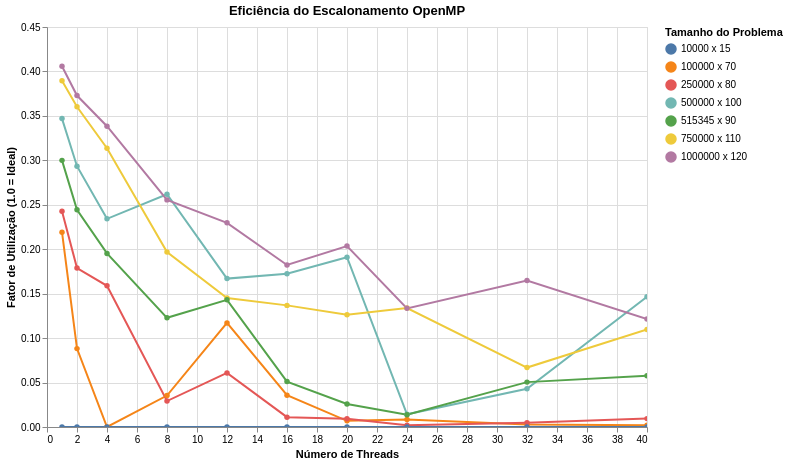

The notebook cell this image was saved under:
### Code cell
import altair as alt

util_chart = alt.Chart(df_hot_para).mark_line(point=True).encode(
    x=alt.X('threads:Q', title='Número de Threads'),
    y=alt.Y('Core Utilization Factor:Q', title='Fator de Utilização (1.0 = Ideal)'),
    color=alt.Color('problem_size:N', sort=problem_order, title='Tamanho do Problema'),
    tooltip=['problem_size', 'threads', 'Core Utilization Factor', 'CPU Time']
).properties(
    width=600, height=400,
    title='Eficiência do Escalonamento OpenMP'
).interactive()

util_chart

### Figure 1 — Vega-Lite specification as saved in the notebook (floating-point values rounded to 4 significant figures)
{"config": {"view": {"continuousWidth": 300, "continuousHeight": 300}}, "data": {"name": "data-0d64fdab71152df3f185af5a1de7b14d"}, "mark": {"type": "line", "point": true}, "encoding": {"color": {"field": "problem_size", "sort": ["10000 x 15", "100000 x 70", "250000 x 80", "500000 x 100", "515345 x 90", "750000 x 110", "1000000 x 120"], "title": "Tamanho do Problema", "type": "nominal"}, "tooltip": [{"field": "problem_size", "type": "nominal"}, {"field": "threads", "type": "quantitative"}, {"field": "Core Utilization Factor", "type": "quantitative"}, {"field": "CPU Time", "type": "quantitative"}], "x": {"field": "threads", "title": "Número de Threads", "type": "quantitative"}, "y": {"field": "Core Utilization Factor", "title": "Fator de Utilização (1.0 = Ideal)", "type": "quantitative"}}, "height": 400, "params": [{"name": "param_1e9efca18e7a2868", "select": {"type": "interval", "encodings": ["x", "y"]}, "bind": "scales"}], "title": "Eficiência do Escalonamento OpenMP", "width": 600, "$schema": "https://vega.github.io/schema/vega-lite/v6.1.0.json", "datasets": {"data-0d64fdab71152df3f185af5a1de7b14d": [{"problem_size": "500000 x 100", "threads": 1, "top_function": "LinearRegression::compute_XtX._omp_fn.0", "func_cpu_time": 0.866, "CPU Time": 0.896, "Elapsed Time": 2.583, "Instructions Retired": 5784000000.0, "CPI Rate": 0.4334, "Core Utilization Factor": 0.3469}, {"problem_size": "500000 x 100", "threads": 2, "top_function": "LinearRegression::compute_XtX._omp_fn.0", "func_cpu_time": 0.8109, "CPU Time": 0.891, "Elapsed Time": 1.518, "Instructions Retired": 5290000000.0, "CPI Rate": 0.4696, "Core Utilization Factor": 0.2934}, {"problem_size": "500000 x 100", "threads": 4, "top_function": "LinearRegression::compute_XtX._omp_fn.0", "func_cpu_time": 0.831, "CPU Time": 0.9461, "Elapsed Time": 1.01, "Instructions Retired": 5348000000.0, "CPI Rate": 0.4946, "Core Utilization Factor": 0.2342}, {"problem_size": "500000 x 100", "threads": 8, "top_function": "LinearRegression::compute_XtX._omp_fn.0", "func_cpu_time": 1.051, "CPU Time": 1.597, "Elapsed Time": 0.7623, "Instructions Retired": 5808000000.0, "CPI Rate": 0.7089, "Core Utilization Factor": 0.2619}, {"problem_size": "500000 x 100", "threads": 12, "top_function": "LinearRegression::compute_XtX._omp_fn.0", "func_cpu_time": 0.9361, "CPU Time": 1.302, "Elapsed Time": 0.6496, "Instructions Retired": 5370000000.0, "CPI Rate": 0.6317, "Core Utilization Factor": 0.167}, {"problem_size": "500000 x 100", "threads": 16, "top_function": "LinearRegression::compute_XtX._omp_fn.0", "func_cpu_time": 1.011, "CPU Time": 1.752, "Elapsed Time": 0.6348, "Instructions Retired": 5784000000.0, "CPI Rate": 0.7893, "Core Utilization Factor": 0.1725}, {"problem_size": "500000 x 100", "threads": 20, "top_function": "LinearRegression::compute_XtX._omp_fn.0", "func_cpu_time": 1.382, "CPU Time": 2.563, "Elapsed Time": 0.6708, "Instructions Retired": 5830000000.0, "CPI Rate": 1.148, "Core Utilization Factor": 0.191}, {"problem_size": "500000 x 100", "threads": 24, "top_function": "LinearRegression::compute_XtX._omp_fn.0", "func_cpu_time": 0.09511, "CPU Time": 0.2203, "Elapsed Time": 0.6426, "Instructions Retired": 563500000.0, "CPI Rate": 1.02, "Core Utilization Factor": 0.01428}, {"problem_size": "500000 x 100", "threads": 32, "top_function": "LinearRegression::compute_XtX._omp_fn.0", "func_cpu_time": 0.6658, "CPU Time": 0.8159, "Elapsed Time": 0.5935, "Instructions Retired": 2369000000.0, "CPI Rate": 0.8592, "Core Utilization Factor": 0.04296}, {"problem_size": "500000 x 100", "threads": 40, "top_function": "LinearRegression::compute_XtX._omp_fn.0", "func_cpu_time": 1.877, "CPU Time": 3.554, "Elapsed Time": 0.6069, "Instructions Retired": 5876000000.0, "CPI Rate": 1.62, "Core Utilization Factor": 0.1464}, {"problem_size": "750000 x 110", "threads": 1, "top_function": "LinearRegression::compute_XtX._omp_fn.0", "func_cpu_time": 1.632, "CPU Time": 1.712, "Elapsed Time": 4.394, "Instructions Retired": 10320000000.0, "CPI Rate": 0.4627, "Core Utilization Factor": 0.3896}, {"problem_size": "750000 x 110", "threads": 2, "top_function": "LinearRegression::compute_XtX._omp_fn.0", "func_cpu_time": 1.632, "CPU Time": 1.807, "Elapsed Time": 2.508, "Instructions Retired": 10350000000.0, "CPI Rate": 0.4867, "Core Utilization Factor": 0.3603}, {"problem_size": "750000 x 110", "threads": 4, "top_function": "LinearRegression::compute_XtX._omp_fn.0", "func_cpu_time": 1.797, "CPU Time": 2.132, "Elapsed Time": 1.7, "Instructions Retired": 10220000000.0, "CPI Rate": 0.5568, "Core Utilization Factor": 0.3136}, {"problem_size": "750000 x 110", "threads": 8, "top_function": "LinearRegression::compute_XtX._omp_fn.0", "func_cpu_time": 1.682, "CPU Time": 1.842, "Elapsed Time": 1.169, "Instructions Retired": 9740000000.0, "CPI Rate": 0.4935, "Core Utilization Factor": 0.1969}, {"problem_size": "750000 x 110", "threads": 12, "top_function": "LinearRegression::compute_XtX._omp_fn.0", "func_cpu_time": 1.582, "CPU Time": 1.747, "Elapsed Time": 1.003, "Instructions Retired": 9142000000.0, "CPI Rate": 0.4981, "Core Utilization Factor": 0.1451}, {"problem_size": "750000 x 110", "threads": 16, "top_function": "LinearRegression::compute_XtX._omp_fn.0", "func_cpu_time": 1.827, "CPU Time": 2.132, "Elapsed Time": 0.9741, "Instructions Retired": 10060000000.0, "CPI Rate": 0.5451, "Core Utilization Factor": 0.1368}, {"problem_size": "750000 x 110", "threads": 20, "top_function": "LinearRegression::compute_XtX._omp_fn.0", "func_cpu_time": 1.752, "CPU Time": 2.423, "Elapsed Time": 0.9597, "Instructions Retired": 9821000000.0, "CPI Rate": 0.6487, "Core Utilization Factor": 0.1262}, {"problem_size": "750000 x 110", "threads": 24, "top_function": "LinearRegression::compute_XtX._omp_fn.0", "func_cpu_time": 2.032, "CPU Time": 3.013, "Elapsed Time": 0.9382, "Instructions Retired": 9534000000.0, "CPI Rate": 0.8179, "Core Utilization Factor": 0.1338}, {"problem_size": "750000 x 110", "threads": 32, "top_function": "LinearRegression::compute_XtX._omp_fn.0", "func_cpu_time": 1.797, "CPU Time": 1.942, "Elapsed Time": 0.9077, "Instructions Retired": 6612000000.0, "CPI Rate": 0.7513, "Core Utilization Factor": 0.06687}, {"problem_size": "750000 x 110", "threads": 40, "top_function": "LinearRegression::compute_XtX._omp_fn.0", "func_cpu_time": 3.254, "CPU Time": 3.804, "Elapsed Time": 0.8666, "Instructions Retired": 9959000000.0, "CPI Rate": 0.9723, "Core Utilization Factor": 0.1097}, {"problem_size": "1000000 x 120", "threads": 1, "top_function": "LinearRegression::compute_XtX._omp_fn.0", "func_cpu_time": 2.513, "CPU Time": 2.638, "Elapsed Time": 6.499, "Instructions Retired": 15930000000.0, "CPI Rate": 0.4635, "Core Utilization Factor": 0.4059}, {"problem_size": "1000000 x 120", "threads": 2, "top_function": "LinearRegression::compute_XtX._omp_fn.0", "func_cpu_time": 2.623, "CPU Time": 2.828, "Elapsed Time": 3.792, "Instructions Retired": 15880000000.0, "CPI Rate": 0.4953, "Core Utilization Factor": 0.3729}, {"problem_size": "1000000 x 120", "threads": 4, "top_function": "LinearRegression::compute_XtX._omp_fn.0", "func_cpu_time": 2.728, "CPU Time": 3.364, "Elapsed Time": 2.485, "Instructions Retired": 15960000000.0, "CPI Rate": 0.5829, "Core Utilization Factor": 0.3384}, {"problem_size": "1000000 x 120", "threads": 8, "top_function": "LinearRegression::compute_XtX._omp_fn.0", "func_cpu_time": 2.938, "CPU Time": 3.769, "Elapsed Time": 1.844, "Instructions Retired": 15860000000.0, "CPI Rate": 0.607, "Core Utilization Factor": 0.2555}, {"problem_size": "1000000 x 120", "threads": 12, "top_function": "LinearRegression::compute_XtX._omp_fn.0", "func_cpu_time": 3.034, "CPU Time": 4.22, "Elapsed Time": 1.531, "Instructions Retired": 15850000000.0, "CPI Rate": 0.6916, "Core Utilization Factor": 0.2297}, {"problem_size": "1000000 x 120", "threads": 16, "top_function": "LinearRegression::compute_XtX._omp_fn.0", "func_cpu_time": 3.249, "CPU Time": 4.45, "Elapsed Time": 1.526, "Instructions Retired": 15820000000.0, "CPI Rate": 0.7289, "Core Utilization Factor": 0.1823}, {"problem_size": "1000000 x 120", "threads": 20, "top_function": "LinearRegression::compute_XtX._omp_fn.0", "func_cpu_time": 2.923, "CPU Time": 5.561, "Elapsed Time": 1.366, "Instructions Retired": 15900000000.0, "CPI Rate": 0.9074, "Core Utilization Factor": 0.2035}, {"problem_size": "1000000 x 120", "threads": 24, "top_function": "LinearRegression::compute_XtX._omp_fn.0", "func_cpu_time": 3.454, "CPU Time": 4.31, "Elapsed Time": 1.345, "Instructions Retired": 15150000000.0, "CPI Rate": 0.7456, "Core Utilization Factor": 0.1335}, {"problem_size": "1000000 x 120", "threads": 32, "top_function": "LinearRegression::compute_XtX._omp_fn.0", "func_cpu_time": 4.515, "CPU Time": 6.928, "Elapsed Time": 1.315, "Instructions Retired": 15780000000.0, "CPI Rate": 1.136, "Core Utilization Factor": 0.1647}, {"problem_size": "1000000 x 120", "threads": 40, "top_function": "LinearRegression::compute_XtX._omp_fn.0", "func_cpu_time": 5.336, "CPU Time": 6.087, "Elapsed Time": 1.253, "Instructions Retired": 15560000000.0, "CPI Rate": 1.016, "Core Utilization Factor": 0.1214}, {"problem_size": "100000 x 70", "threads": 1, "top_function": "LinearRegression::compute_XtX._omp_fn.0", "func_cpu_time": 0.07509, "CPU Time": 0.07509, "Elapsed Time": 0.3427, "Instructions Retired": 598000000.0, "CPI Rate": 0.3462, "Core Utilization Factor": 0.2191}, {"problem_size": "100000 x 70", "threads": 2, "top_function": "LinearRegression::compute_XtX._omp_fn.0", "func_cpu_time": 0.03504, "CPU Time": 0.04005, "Elapsed Time": 0.2271, "Instructions Retired": 299000000.0, "CPI Rate": 0.3462, "Core Utilization Factor": 0.08818}, {"problem_size": "100000 x 70", "threads": 4, "top_function": "N/A", "func_cpu_time": 0.0, "CPU Time": 0.0, "Elapsed Time": 0.1745, "Instructions Retired": 0.0, "CPI Rate": 0.0, "Core Utilization Factor": 0.0}, {"problem_size": "100000 x 70", "threads": 8, "top_function": "LinearRegression::compute_XtX._omp_fn.0", "func_cpu_time": 0.03504, "CPU Time": 0.04005, "Elapsed Time": 0.1414, "Instructions Retired": 287500000.0, "CPI Rate": 0.32, "Core Utilization Factor": 0.0354}, {"problem_size": "100000 x 70", "threads": 12, "top_function": "LinearRegression::compute_XtX._omp_fn.0", "func_cpu_time": 0.1001, "CPU Time": 0.1802, "Elapsed Time": 0.1282, "Instructions Retired": 552000000.0, "CPI Rate": 0.75, "Core Utilization Factor": 0.1171}, {"problem_size": "100000 x 70", "threads": 16, "top_function": "LinearRegression::compute_XtX._omp_fn.0", "func_cpu_time": 0.04505, "CPU Time": 0.08009, "Elapsed Time": 0.1398, "Instructions Retired": 253000000.0, "CPI Rate": 0.7273, "Core Utilization Factor": 0.0358}, {"problem_size": "100000 x 70", "threads": 20, "top_function": "func@0xeb34", "func_cpu_time": 0.01502, "CPU Time": 0.02002, "Elapsed Time": 0.1445, "Instructions Retired": 34500000.0, "CPI Rate": 1.667, "Core Utilization Factor": 0.006928}, {"problem_size": "100000 x 70", "threads": 24, "top_function": "func@0xeb34", "func_cpu_time": 0.01502, "CPU Time": 0.03003, "Elapsed Time": 0.1492, "Instructions Retired": 46000000.0, "CPI Rate": 1.75, "Core Utilization Factor": 0.008388}, {"problem_size": "100000 x 70", "threads": 32, "top_function": "_ZNK16LinearRegression11compute_XtyEv._omp_fn.0", "func_cpu_time": 0.005006, "CPU Time": 0.01502, "Elapsed Time": 0.16, "Instructions Retired": 11500000.0, "CPI Rate": 4.0, "Core Utilization Factor": 0.002934}, {"problem_size": "100000 x 70", "threads": 40, "top_function": "func@0xeb34", "func_cpu_time": 0.01502, "CPU Time": 0.01502, "Elapsed Time": 0.2002, "Instructions Retired": 11500000.0, "CPI Rate": 4.0, "Core Utilization Factor": 0.001875}, {"problem_size": "250000 x 80", "threads": 1, "top_function": "LinearRegression::compute_XtX._omp_fn.0", "func_cpu_time": 0.2353, "CPU Time": 0.2403, "Elapsed Time": 0.9896, "Instructions Retired": 1817000000.0, "CPI Rate": 0.3671, "Core Utilization Factor": 0.2428}, {"problem_size": "250000 x 80", "threads": 2, "top_function": "LinearRegression::compute_XtX._omp_fn.0", "func_cpu_time": 0.1802, "CPU Time": 0.2102, "Elapsed Time": 0.588, "Instructions Retired": 1495000000.0, "CPI Rate": 0.3923, "Core Utilization Factor": 0.1788}, {"problem_size": "250000 x 80", "threads": 4, "top_function": "LinearRegression::compute_XtX._omp_fn.0", "func_cpu_time": 0.2253, "CPU Time": 0.2703, "Elapsed Time": 0.4255, "Instructions Retired": 1587000000.0, "CPI Rate": 0.471, "Core Utilization Factor": 0.1588}, {"problem_size": "250000 x 80", "threads": 8, "top_function": "LinearRegression::compute_XtX._omp_fn.0", "func_cpu_time": 0.03504, "CPU Time": 0.07509, "Elapsed Time": 0.3213, "Instructions Retired": 253000000.0, "CPI Rate": 0.7727, "Core Utilization Factor": 0.02921}, {"problem_size": "250000 x 80", "threads": 12, "top_function": "LinearRegression::compute_XtX._omp_fn.0", "func_cpu_time": 0.1452, "CPU Time": 0.2052, "Elapsed Time": 0.2811, "Instructions Retired": 1046000000.0, "CPI Rate": 0.4725, "Core Utilization Factor": 0.06085}, {"problem_size": "250000 x 80", "threads": 16, "top_function": "LinearRegression::compute_XtX._omp_fn.0", "func_cpu_time": 0.02503, "CPU Time": 0.05506, "Elapsed Time": 0.3104, "Instructions Retired": 138000000.0, "CPI Rate": 1.083, "Core Utilization Factor": 0.01109}, {"problem_size": "250000 x 80", "threads": 20, "top_function": "func@0xeb34", "func_cpu_time": 0.02503, "CPU Time": 0.05506, "Elapsed Time": 0.2991, "Instructions Retired": 69000000.0, "CPI Rate": 2.0, "Core Utilization Factor": 0.009206}, {"problem_size": "250000 x 80", "threads": 24, "top_function": "func@0xeb34", "func_cpu_time": 0.01502, "CPU Time": 0.01502, "Elapsed Time": 0.2985, "Instructions Retired": 103500000.0, "CPI Rate": 0.3333, "Core Utilization Factor": 0.002097}, {"problem_size": "250000 x 80", "threads": 32, "top_function": "func@0xeb34", "func_cpu_time": 0.03003, "CPU Time": 0.04505, "Elapsed Time": 0.2989, "Instructions Retired": 80500000.0, "CPI Rate": 1.429, "Core Utilization Factor": 0.00471}, {"problem_size": "250000 x 80", "threads": 40, "top_function": "LinearRegression::compute_XtX._omp_fn.0", "func_cpu_time": 0.05506, "CPU Time": 0.1302, "Elapsed Time": 0.3451, "Instructions Retired": 138000000.0, "CPI Rate": 2.417, "Core Utilization Factor": 0.009429}, {"problem_size": "10000 x 15", "threads": 1, "top_function": "N/A", "func_cpu_time": 0.0, "CPU Time": 0.0, "Elapsed Time": 0.03417, "Instructions Retired": 0.0, "CPI Rate": 0.0, "Core Utilization Factor": 0.0}, {"problem_size": "10000 x 15", "threads": 2, "top_function": "N/A", "func_cpu_time": 0.0, "CPU Time": 0.0, "Elapsed Time": 0.04533, "Instructions Retired": 0.0, "CPI Rate": 0.0, "Core Utilization Factor": 0.0}, {"problem_size": "10000 x 15", "threads": 4, "top_function": "N/A", "func_cpu_time": 0.0, "CPU Time": 0.0, "Elapsed Time": 0.02934, "Instructions Retired": 0.0, "CPI Rate": 0.0, "Core Utilization Factor": 0.0}, {"problem_size": "10000 x 15", "threads": 8, "top_function": "N/A", "func_cpu_time": 0.0, "CPU Time": 0.0, "Elapsed Time": 0.052, "Instructions Retired": 0.0, "CPI Rate": 0.0, "Core Utilization Factor": 0.0}, {"problem_size": "10000 x 15", "threads": 12, "top_function": "N/A", "func_cpu_time": 0.0, "CPU Time": 0.0, "Elapsed Time": 0.0449, "Instructions Retired": 0.0, "CPI Rate": 0.0, "Core Utilization Factor": 0.0}, {"problem_size": "10000 x 15", "threads": 16, "top_function": "N/A", "func_cpu_time": 0.0, "CPU Time": 0.0, "Elapsed Time": 0.04696, "Instructions Retired": 0.0, "CPI Rate": 0.0, "Core Utilization Factor": 0.0}, {"problem_size": "10000 x 15", "threads": 20, "top_function": "N/A", "func_cpu_time": 0.0, "CPU Time": 0.0, "Elapsed Time": 0.0649, "Instructions Retired": 0.0, "CPI Rate": 0.0, "Core Utilization Factor": 0.0}, {"problem_size": "10000 x 15", "threads": 24, "top_function": "N/A", "func_cpu_time": 0.0, "CPU Time": 0.0, "Elapsed Time": 0.06658, "Instructions Retired": 0.0, "CPI Rate": 0.0, "Core Utilization Factor": 0.0}, {"problem_size": "10000 x 15", "threads": 32, "top_function": "N/A", "func_cpu_time": 0.0, "CPU Time": 0.0, "Elapsed Time": 0.07477, "Instructions Retired": 0.0, "CPI Rate": 0.0, "Core Utilization Factor": 0.0}, {"problem_size": "10000 x 15", "threads": 40, "top_function": "N/A", "func_cpu_time": 0.0, "CPU Time": 0.0, "Elapsed Time": 0.09988, "Instructions Retired": 0.0, "CPI Rate": 0.0, "Core Utilization Factor": 0.0}, {"problem_size": "515345 x 90", "threads": 1, "top_function": "LinearRegression::compute_XtX._omp_fn.0", "func_cpu_time": 0.7258, "CPU Time": 0.7859, "Elapsed Time": 2.62, "Instructions Retired": 5083000000.0, "CPI Rate": 0.4321, "Core Utilization Factor": 0.3}, {"problem_size": "515345 x 90", "threads": 2, "top_function": "LinearRegression::compute_XtX._omp_fn.0", "func_cpu_time": 0.7258, "CPU Time": 0.7609, "Elapsed Time": 1.557, "Instructions Retired": 4876000000.0, "CPI Rate": 0.434, "Core Utilization Factor": 0.2444}, {"problem_size": "515345 x 90", "threads": 4, "top_function": "LinearRegression::compute_XtX._omp_fn.0", "func_cpu_time": 0.6858, "CPU Time": 0.7809, "Elapsed Time": 0.9996, "Instructions Retired": 4531000000.0, "CPI Rate": 0.4797, "Core Utilization Factor": 0.1953}, {"problem_size": "515345 x 90", "threads": 8, "top_function": "LinearRegression::compute_XtX._omp_fn.0", "func_cpu_time": 0.6658, "CPU Time": 0.7158, "Elapsed Time": 0.7284, "Instructions Retired": 4025000000.0, "CPI Rate": 0.4571, "Core Utilization Factor": 0.1228}, {"problem_size": "515345 x 90", "threads": 12, "top_function": "LinearRegression::compute_XtX._omp_fn.0", "func_cpu_time": 0.7409, "CPU Time": 1.061, "Elapsed Time": 0.6182, "Instructions Retired": 4244000000.0, "CPI Rate": 0.6504, "Core Utilization Factor": 0.143}, {"problem_size": "515345 x 90", "threads": 16, "top_function": "LinearRegression::compute_XtX._omp_fn.0", "func_cpu_time": 0.4005, "CPU Time": 0.4856, "Elapsed Time": 0.5939, "Instructions Retired": 2404000000.0, "CPI Rate": 0.4976, "Core Utilization Factor": 0.0511}, {"problem_size": "515345 x 90", "threads": 20, "top_function": "LinearRegression::compute_XtX._omp_fn.0", "func_cpu_time": 0.2703, "CPU Time": 0.3003, "Elapsed Time": 0.5813, "Instructions Retired": 1817000000.0, "CPI Rate": 0.5063, "Core Utilization Factor": 0.02583}, {"problem_size": "515345 x 90", "threads": 24, "top_function": "LinearRegression::compute_XtX._omp_fn.0", "func_cpu_time": 0.1302, "CPU Time": 0.2002, "Elapsed Time": 0.6049, "Instructions Retired": 724500000.0, "CPI Rate": 0.6984, "Core Utilization Factor": 0.01379}, {"problem_size": "515345 x 90", "threads": 32, "top_function": "LinearRegression::compute_XtX._omp_fn.0", "func_cpu_time": 0.7559, "CPU Time": 0.9161, "Elapsed Time": 0.567, "Instructions Retired": 3128000000.0, "CPI Rate": 0.7978, "Core Utilization Factor": 0.05049}, {"problem_size": "515345 x 90", "threads": 40, "top_function": "LinearRegression::compute_XtX._omp_fn.0", "func_cpu_time": 1.141, "CPU Time": 1.327, "Elapsed Time": 0.5755, "Instructions Retired": 3576000000.0, "CPI Rate": 0.9646, "Core Utilization Factor": 0.05763}]}}
